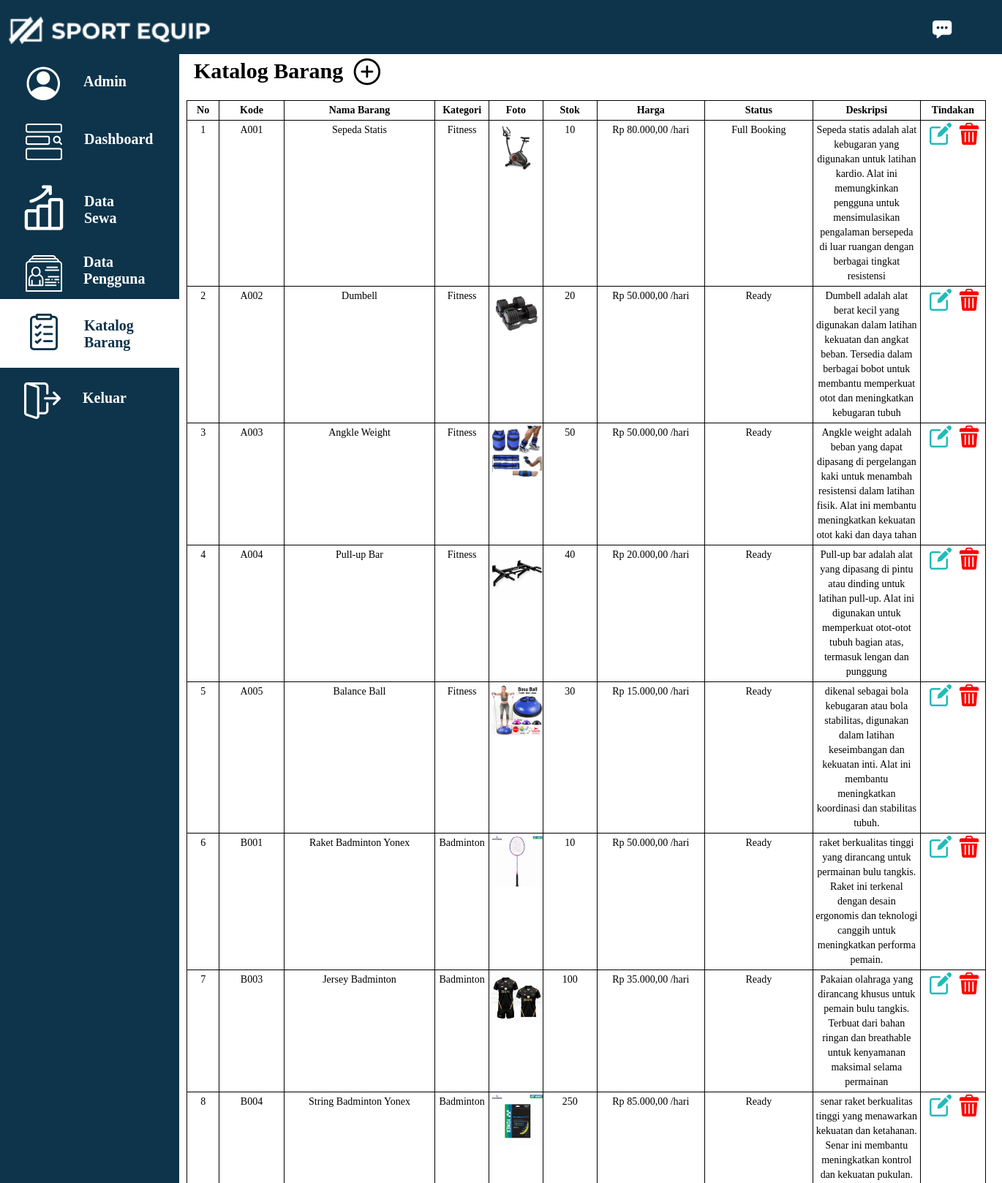
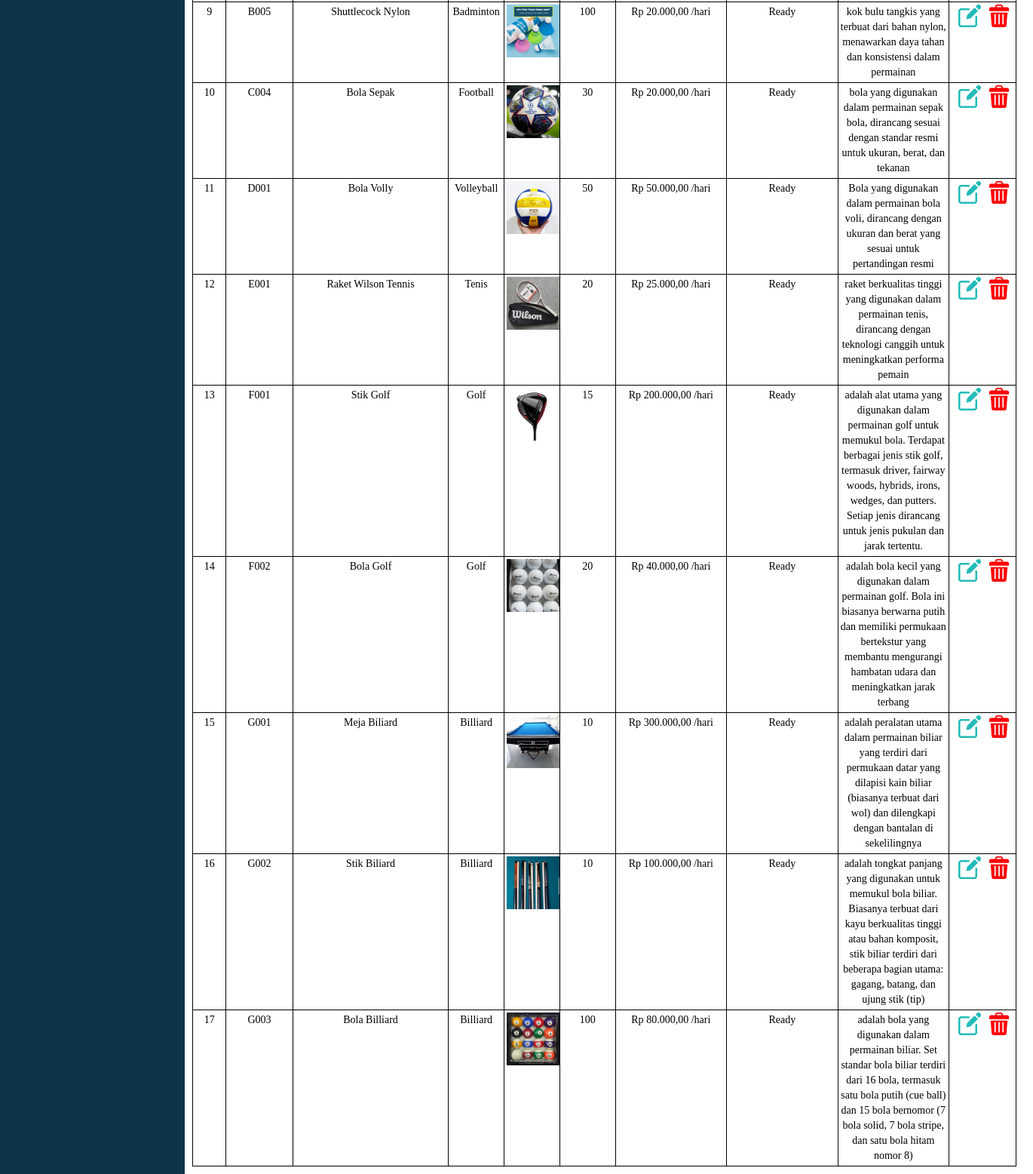
Screenshot of /catalog.php with the database file from the repository (2 pictures, top to bottom).
### tables this page shows
CREATE TABLE `catalog_sport_equip` (
  `kode` varchar(5) NOT NULL,
  `nama_barang` varchar(50) NOT NULL,
  `kategori` varchar(50) NOT NULL,
  `foto` varchar(255) NOT NULL,
  `stok` int NOT NULL,
  `harga` decimal(10,2) NOT NULL,
  `status` varchar(50) NOT NULL,
  `deskripsi` text NOT NULL
);

### catalog.php (the view, shortened to what this page needs)
<!DOCTYPE html>
<html lang="en">
    <head>
        <link href="css/catalog.css?v=<?php echo time(); ?>" rel="stylesheet">
        <link href="https://cdn.jsdelivr.net/npm/bootstrap@5.3.0/dist/css/bootstrap.min.css" rel="stylesheet"
>
        <link rel="stylesheet" href="https://cdnjs.cloudflare.com/ajax/libs/font-awesome/6.0.0-beta3/css/all.min.css">
        <link rel="stylesheet" href="https://maxcdn.bootstrapcdn.com/bootstrap/3.4.1/css/bootstrap.min.css">
    </head>
    <body>
        <div class="bg-base-body">
            <header class="bg-navbar">
                <nav class="navbar">
                    <div class="logo">
                        <a href="./homepage.html">
                            <img src="./img/catalog/logo.png" alt="">
                        </a>
                    </div>
                    <div class="profile">
                        <a href="#">
                            <img src="./img/catalog/chat.png" alt="">
                        </a>
                    </div>
                </nav>
            </header>
            <div class="bg-body-item">
                <div class="icon-sidebar">
                    <a href="./dataadmin.php">
                        <div class="menu-1">
                            <img src="./img/catalog/profile-icon.png" alt="" class="icon-1">
                            <p class="title-1">Admin</p>
                        </div>
                    </a>
                    <a href="./dashboard.php">
                        <div class="menu-2">
                            <img src="./img/catalog/dashboard-icon.png" alt="" class="icon-2">
                            <p class="title-2">Dashboard</p>
                        </div>
                    </a>
                    <a href="./rent.php">
                        <div class="menu-3">
                            <img src="./img/catalog/rent-icon.png" alt="" class="icon-3">
                            <p class="title-3">Data <br>Sewa</p>
                        </div>
                    </a>
                    <a href="./datauser.php">
                        <div class="menu-4">
                            <img src="./img/catalog/user-icon.png" alt="" class="icon-4">
                            <p class="title-4">Data <br>Pengguna</p>
                        </div>
                    </a>
                    <a href="#">
                        <div class="menu-5">
                            <img src="./img/catalog/listrent-icon.png" alt="" class="icon-5">
                            <p class="title-5">Katalog <br>Barang</p>
                        </div>
                    </a>
                    <a href="./login.php">
                        <div class="menu-6">
                            <img src="./img/catalog/logout-icon.png" alt="" class="icon-6">
                            <p class="title-6">Keluar</p>
                        </div>
                    </a>
                </div>
                <div class="content">
                    <p class="title-content">Katalog Barang</p>
                    <a href="create.php">
                        <img src="./img/catalog/button-create.png" alt="" class="add-data-btn">
                    </a>
                    <table class="table table-bordered">
                        <thead>
                            <tr>
                                <th scope="col" class="col-no">No</th>
                                <th scope="col" class="col-kode">Kode</th>
                                <th scope="col" class="col-nama">Nama Barang</th>
                                <th scope="col" class="col-kategori">Kategori</th>
                                <th scope="col" class="col-kategori">Foto</th>
                                <th scope="col" class="col-stok">Stok</th>
                                <th scope="col" class="col-harga">Harga</th>
                                <th scope="col" class="col-status">Status</th>
                                <th scope="col" class="col-status">Deskripsi</th>
                                <th scope="col" class="col-tindakan">Tindakan</th>
                            </tr>
                        </thead>
                        <tbody>
                            <?php
                                include("koneksi.php");
                                $no = 1;
                                $query = mysqli_query($connection, "SELECT * FROM catalog_sport_equip");
                                while ($data = mysqli_fetch_array ($query)) {
                            ?>
                            <tr>
                                <td><?php echo $no++; ?></td>
                                <td><?php echo $data['kode']; ?></td>
                                <td><?php echo $data['nama_barang']; ?></td>
                                <td><?php echo $data['kategori']; ?></td>
                                <td><img src="<?php echo $data['foto']; ?>" alt="<?php echo $data['nama_barang']; ?>" style="width: 70px; height: auto;"></td>
                                <td><?php echo $data['stok']; ?></td>
                                <td><?php echo 'Rp ' . number_format($data['harga'], 2, ',','.') . ' /hari'; ?></td>
                                <td><?php echo $data['status']; ?></td>
                                <td><?php echo $data['deskripsi']; ?></td>
                                <td>
                                    <a href="update.php?kode=<?php echo htmlspecialchars($data['kode']); ?>">
                                        <img src="./img/catalog/edit-icon.png" alt="" class="act-btn edit">
                                    </a>
                                    <a href="#" onclick="confirmDelete('<?php echo $data['kode']; ?>');">
                                        <img src="./img/catalog/delete-btn-new.png" alt="" class="act-btn delete">
                                    </a>
                                </td>
                            </tr>
                            <?php
                             }
                            ?>
                        </tbody>
                    </table>
                </div>
            </div>
        </div>
    </body>
</html>

### css/catalog.css (style rules this page uses)
body { overflow-x: hidden; font-family: "Circular Std"; margin: 0; padding: 0; min-height: 100vh; display: flex; flex-direction: column; }
.bg-base-body { height: 1000px; background-color: #fff; }
.logo { position: absolute; width: 75px; height: 77px; margin-left: 10px; margin-top: 71px; flex-shrink: 0; }
.profile { position: absolute; margin: 30px 37px 0px 1274px; }
.bg-navbar { background-color: #0D344B; width: 100%; height: 74px; background-repeat: no-repeat; z-index: 2; position: fixed; left: 0; top: 0; }
.bg-body-item { position: absolute; top: 0; left: 0; z-index: 1; margin-top: 70px; width: 1360px; height: auto; flex-shrink: 0; background: #0D344B; grid-template-columns: 0.8fr 4fr; display: grid; gap: 0px; }
.icon-1 { margin: 20px 20px 10px 35px; z-index: 1; }
.icon-2 { margin: 20px 20px 10px 35px; z-index: 1; }
.icon-3 { margin: 20px 20px 10px 25px; z-index: 1; }
.icon-4 { margin: 20px 20px 10px 35px; z-index: 1; }
.icon-5 { margin: 20px 20px 10px 35px; z-index: 1; }
.icon-6 { margin: 20px 20px 10px 33px; z-index: 1; }
.title-1, .title-2, .title-.title-1, .title-2, .title-3, .title-4, .title-5, .title-6, .title-7 { display: inline-block; position: absolute; }
.title-5 { color: #0D344B; font-family: "Circular Std"; font-size: 20px; font-style: normal; font-weight: 700; line-height: normal; }
.title-1, .title-2, .title-3, .title-4, .title-6 { color: #FFF; font-family: "Circular Std"; font-size: 20px; font-style: normal; font-weight: 700; line-height: normal; }
.title-1 { margin: 30px 0px 0px 10px; }
.title-2 { margin: 30px 0px 0px 10px; }
.title-3 { margin: 35px 0px 0px 0px; }
.title-4 { margin: 18px 0px 0px 9px; }
.title-5 { margin: 25px 0px 0px 10px; }
.title-6 { margin: 30px 0px 0px 10px; }
.content { background-color: #FFF; }
.title-content { color: #000; font-family: "Circular Std"; font-size: 30px; font-style: normal; font-weight: 700; line-height: normal; margin-top: 10px; margin-left: 20px; display: inline-block; }
.add-data-btn { display: inline-block; margin-bottom: 10px; margin-left: 10px; }
.table-bordered .col-no { width: 30px !important; }
.table-bordered .col-kode { width: 60px !important; }
.table-bordered .col-nama { width: 140px !important; }
.table-bordered .col-kategori { width: 50px !important; }
.table-bordered .col-stok { width: 50px !important; }
.table-bordered .col-harga { width: 100px !important; }
.table-bordered .col-status { width: 100px !important; }
.table-bordered .col-tindakan { width: 60px !important; }
.table { margin: 10px !important; max-width: 98% !important; table-layout: fixed !important; }
.table-bordered { border-collapse: collapse; }
.table-bordered th, .table-bordered td { font-family: "Circular Std"; text-align: center; color: #000 !important; border: 1px solid #000 !important; background-color: transparent !important; padding: 3px !important; }
.table-bordered tr { font-weight: normal; background-color: transparent !important; }
.act-btn { margin-left: 5px; }
.menu-5 { width: 245px; height: 94px; background-color: #FFF; }

### rows the page displays
catalog_sport_equip: kode "A001", nama_barang "Sepeda Statis", kategori "Fitness", foto (picture), stok "10", harga "80.000,00", status "Full Booking", deskripsi "Sepeda statis adalah alat kebugaran yang digunakan untuk latihan kardio. Alat ini memungkinkan pengguna untuk mensimulasikan pengalaman bersepeda di luar ruangan dengan berbagai tingkat resistensi"
catalog_sport_equip: kode "A002", nama_barang "Dumbell", kategori "Fitness", foto (picture), stok "20", harga "50.000,00", status "Ready", deskripsi "Dumbell adalah alat berat kecil yang digunakan dalam latihan kekuatan dan angkat beban. Tersedia dalam berbagai bobot untuk membantu memperkuat otot dan meningkatkan kebugaran tubuh"
catalog_sport_equip: kode "A003", nama_barang "Angkle Weight", kategori "Fitness", foto (picture), stok "50", harga "50.000,00", status "Ready", deskripsi "Angkle weight adalah beban yang dapat dipasang di pergelangan kaki untuk menambah resistensi dalam latihan fisik. Alat ini membantu meningkatkan kekuatan otot kaki dan daya tahan"
catalog_sport_equip: kode "A004", nama_barang "Pull-up Bar", kategori "Fitness", foto (picture), stok "40", harga "20.000,00", status "Ready", deskripsi "Pull-up bar adalah alat yang dipasang di pintu atau dinding untuk latihan pull-up. Alat ini digunakan untuk memperkuat otot-otot tubuh bagian atas, termasuk lengan dan punggung"
catalog_sport_equip: kode "A005", nama_barang "Balance Ball", kategori "Fitness", foto (picture), stok "30", harga "15.000,00", status "Ready", deskripsi "dikenal sebagai bola kebugaran atau bola stabilitas, digunakan dalam latihan keseimbangan dan kekuatan inti. Alat ini membantu meningkatkan koordinasi dan stabilitas tubuh."
catalog_sport_equip: kode "B001", nama_barang "Raket Badminton Yonex", kategori "Badminton", foto (picture), stok "10", harga "50.000,00", status "Ready", deskripsi "raket berkualitas tinggi yang dirancang untuk permainan bulu tangkis. Raket ini terkenal dengan desain ergonomis dan teknologi canggih untuk meningkatkan performa pemain."
catalog_sport_equip: kode "B003", nama_barang "Jersey Badminton", kategori "Badminton", foto (picture), stok "100", harga "35.000,00", status "Ready", deskripsi "Pakaian olahraga yang dirancang khusus untuk pemain bulu tangkis. Terbuat dari bahan ringan dan breathable untuk kenyamanan maksimal selama permainan"
catalog_sport_equip: kode "B004", nama_barang "String Badminton Yonex", kategori "Badminton", foto (picture), stok "250", harga "85.000,00", status "Ready", deskripsi "senar raket berkualitas tinggi yang menawarkan kekuatan dan ketahanan. Senar ini membantu meningkatkan kontrol dan kekuatan pukulan."
catalog_sport_equip: kode "B005", nama_barang "Shuttlecock Nylon", kategori "Badminton", foto (picture), stok "100", harga "20.000,00", status "Ready", deskripsi "kok bulu tangkis yang terbuat dari bahan nylon, menawarkan daya tahan dan konsistensi dalam permainan"
catalog_sport_equip: kode "C004", nama_barang "Bola Sepak", kategori "Football", foto (picture), stok "30", harga "20.000,00", status "Ready", deskripsi "bola yang digunakan dalam permainan sepak bola, dirancang sesuai dengan standar resmi untuk ukuran, berat, dan tekanan"
catalog_sport_equip: kode "D001", nama_barang "Bola Volly", kategori "Volleyball", foto (picture), stok "50", harga "50.000,00", status "Ready", deskripsi "Bola yang digunakan dalam permainan bola voli, dirancang dengan ukuran dan berat yang sesuai untuk pertandingan resmi"
catalog_sport_equip: kode "E001", nama_barang "Raket Wilson Tennis", kategori "Tenis", foto (picture), stok "20", harga "25.000,00", status "Ready", deskripsi "raket berkualitas tinggi yang digunakan dalam permainan tenis, dirancang dengan teknologi canggih untuk meningkatkan performa pemain"
catalog_sport_equip: kode "F001", nama_barang "Stik Golf", kategori "Golf", foto (picture), stok "15", harga "200.000,00", status "Ready", deskripsi "adalah alat utama yang digunakan dalam permainan golf untuk memukul bola. Terdapat berbagai jenis stik golf, termasuk driver, fairway woods, hybrids, irons, wedges, dan putters. Setiap jenis dirancang untuk jenis pukulan dan jarak tertentu."
catalog_sport_equip: kode "F002", nama_barang "Bola Golf", kategori "Golf", foto (picture), stok "20", harga "40.000,00", status "Ready", deskripsi "adalah bola kecil yang digunakan dalam permainan golf. Bola ini biasanya berwarna putih dan memiliki permukaan bertekstur yang membantu mengurangi hambatan udara dan meningkatkan jarak terbang"
catalog_sport_equip: kode "G001", nama_barang "Meja Biliard", kategori "Billiard", foto (picture), stok "10", harga "300.000,00", status "Ready", deskripsi "adalah peralatan utama dalam permainan biliar yang terdiri dari permukaan datar yang dilapisi kain biliar (biasanya terbuat dari wol) dan dilengkapi dengan bantalan di sekelilingnya"
catalog_sport_equip: kode "G002", nama_barang "Stik Biliard", kategori "Billiard", foto (picture), stok "10", harga "100.000,00", status "Ready", deskripsi "adalah tongkat panjang yang digunakan untuk memukul bola biliar. Biasanya terbuat dari kayu berkualitas tinggi atau bahan komposit, stik biliar terdiri dari beberapa bagian utama: gagang, batang, dan ujung stik (tip)"
catalog_sport_equip: kode "G003", nama_barang "Bola Billiard", kategori "Billiard", foto (picture), stok "100", harga "80.000,00", status "Ready", deskripsi "adalah bola yang digunakan dalam permainan biliar. Set standar bola biliar terdiri dari 16 bola, termasuk satu bola putih (cue ball) dan 15 bola bernomor (7 bola solid, 7 bola stripe, dan satu bola hitam nomor 8)"
